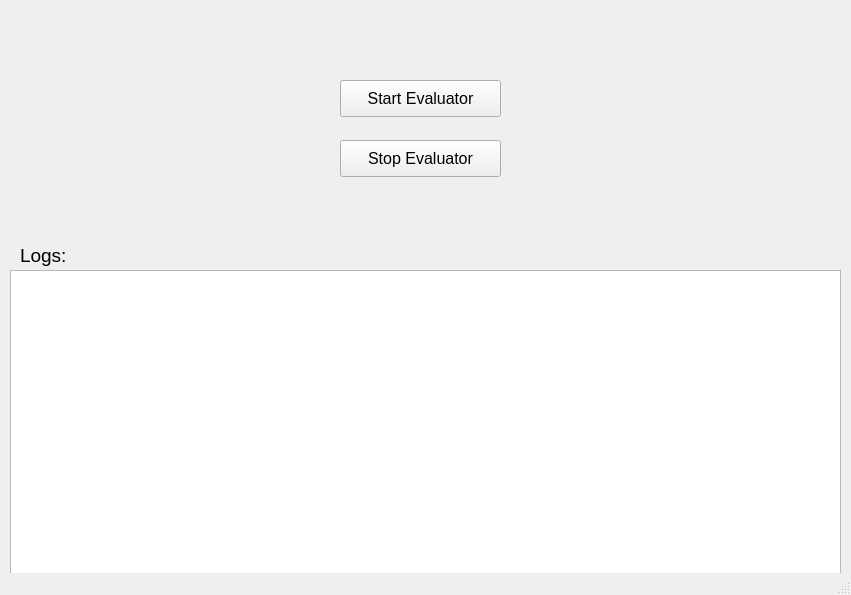
<?xml version="1.0" encoding="UTF-8"?>
<ui version="4.0">
 <class>HeimdallApp</class>
 <widget class="QMainWindow" name="HeimdallApp">
  <property name="geometry">
   <rect>
    <x>0</x>
    <y>0</y>
    <width>851</width>
    <height>595</height>
   </rect>
  </property>
  <property name="windowTitle">
   <string>Heimdall</string>
  </property>
  <property name="showFullScreen()" stdset="0">
   <bool>true</bool>
  </property>
  <widget class="QWidget" name="centralwidget">
   <widget class="QPushButton" name="start_evaluator_btn">
    <property name="geometry">
     <rect>
      <x>340</x>
      <y>80</y>
      <width>161</width>
      <height>37</height>
     </rect>
    </property>
    <property name="font">
     <font>
      <pointsize>12</pointsize>
     </font>
    </property>
    <property name="text">
     <string>Start Evaluator</string>
    </property>
   </widget>
   <widget class="QPushButton" name="stop_evaluator_btn">
    <property name="geometry">
     <rect>
      <x>340</x>
      <y>140</y>
      <width>161</width>
      <height>37</height>
     </rect>
    </property>
    <property name="font">
     <font>
      <pointsize>12</pointsize>
     </font>
    </property>
    <property name="text">
     <string>Stop Evaluator</string>
    </property>
   </widget>
   <widget class="QTextEdit" name="logs_text_box">
    <property name="geometry">
     <rect>
      <x>10</x>
      <y>270</y>
      <width>831</width>
      <height>311</height>
     </rect>
    </property>
    <property name="font">
     <font>
      <pointsize>12</pointsize>
     </font>
    </property>
   </widget>
   <widget class="QLabel" name="logs_label">
    <property name="geometry">
     <rect>
      <x>20</x>
      <y>240</y>
      <width>64</width>
      <height>31</height>
     </rect>
    </property>
    <property name="font">
     <font>
      <pointsize>14</pointsize>
     </font>
    </property>
    <property name="text">
     <string>Logs:</string>
    </property>
   </widget>
  </widget>
  <widget class="QStatusBar" name="statusbar"/>
 </widget>
 <resources/>
 <connections/>
</ui>
